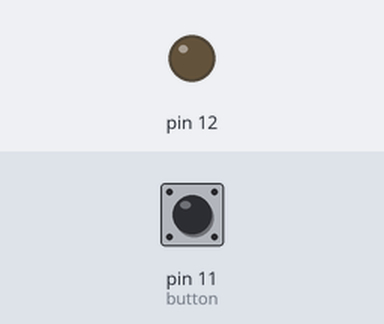
This program was run on a simulated Raspberry Pi (header pin numbers). On the bench: output pins drawn as LEDs (lit = HIGH). Dashed ring = blinking. The inputs (shaded band) are chosen by the test bench; at power-on: pin 11 (button) LOW.

Above: at 1.2 s.
1.3 s: pin 11 (button) pulled HIGH for 3.2 s
At 1.9 s:
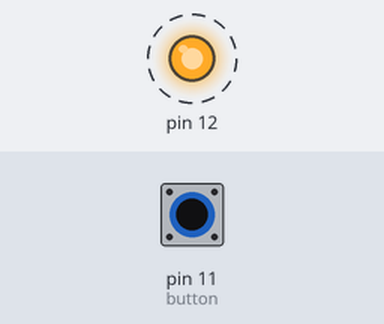
Timing chart, 0 to 5.5 s (numbered marks = the images above; inputs shaded):
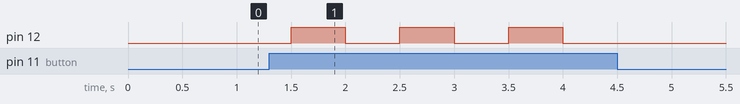

Measured:
- after the input at 1.3 s, pin 12: alternates HIGH for 0.50 s and LOW for 0.50 s, 6 changes in all, then stays LOW, starting after 0.20 s

The program:

button_on_off.py
```python
#!/usr/bin/env python

import RPi.GPIO as GPIO
import time

GPIO.setmode(GPIO.BOARD)

GPIO.setup(12, GPIO.OUT)
GPIO.setup(11, GPIO.IN, pull_up_down=GPIO.PUD_DOWN)
button = False
led = False

try:
   while True:
      button = GPIO.input(11)
      if button and led:
         GPIO.output(12, 0)
         led = False
         time.sleep(0.5)
      elif button:
         GPIO.output(12, 1)
         led = True
         time.sleep(0.5)
      else:
         time.sleep(0.5)
except KeyboardInterrupt:
   GPIO.cleanup()
```
